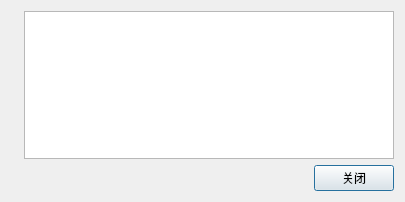
<?xml version="1.0" encoding="UTF-8"?>
<ui version="4.0">
 <class>AboutDialog</class>
 <widget class="QDialog" name="AboutDialog">
  <property name="geometry">
   <rect>
    <x>0</x>
    <y>0</y>
    <width>405</width>
    <height>202</height>
   </rect>
  </property>
  <property name="windowTitle">
   <string>关于</string>
  </property>
  <property name="windowIcon">
   <iconset resource="resources.qrc">
    <normaloff>:/resources/Lost_And_Found.ico</normaloff>:/resources/Lost_And_Found.ico</iconset>
  </property>
  <layout class="QVBoxLayout" name="verticalLayout">
   <item>
    <layout class="QHBoxLayout" name="horizontalLayout_2">
     <item>
      <widget class="QLabel" name="label">
       <property name="text">
        <string/>
       </property>
      </widget>
     </item>
     <item>
      <widget class="QTextBrowser" name="textBrowser"/>
     </item>
    </layout>
   </item>
   <item>
    <layout class="QHBoxLayout" name="horizontalLayout">
     <item>
      <spacer name="horizontalSpacer">
       <property name="orientation">
        <enum>Qt::Horizontal</enum>
       </property>
       <property name="sizeHint" stdset="0">
        <size>
         <width>40</width>
         <height>20</height>
        </size>
       </property>
      </spacer>
     </item>
     <item>
      <widget class="QPushButton" name="pushButton">
       <property name="text">
        <string>关闭</string>
       </property>
      </widget>
     </item>
    </layout>
   </item>
  </layout>
 </widget>
 <resources>
  <include location="resources.qrc"/>
 </resources>
 <connections/>
</ui>
